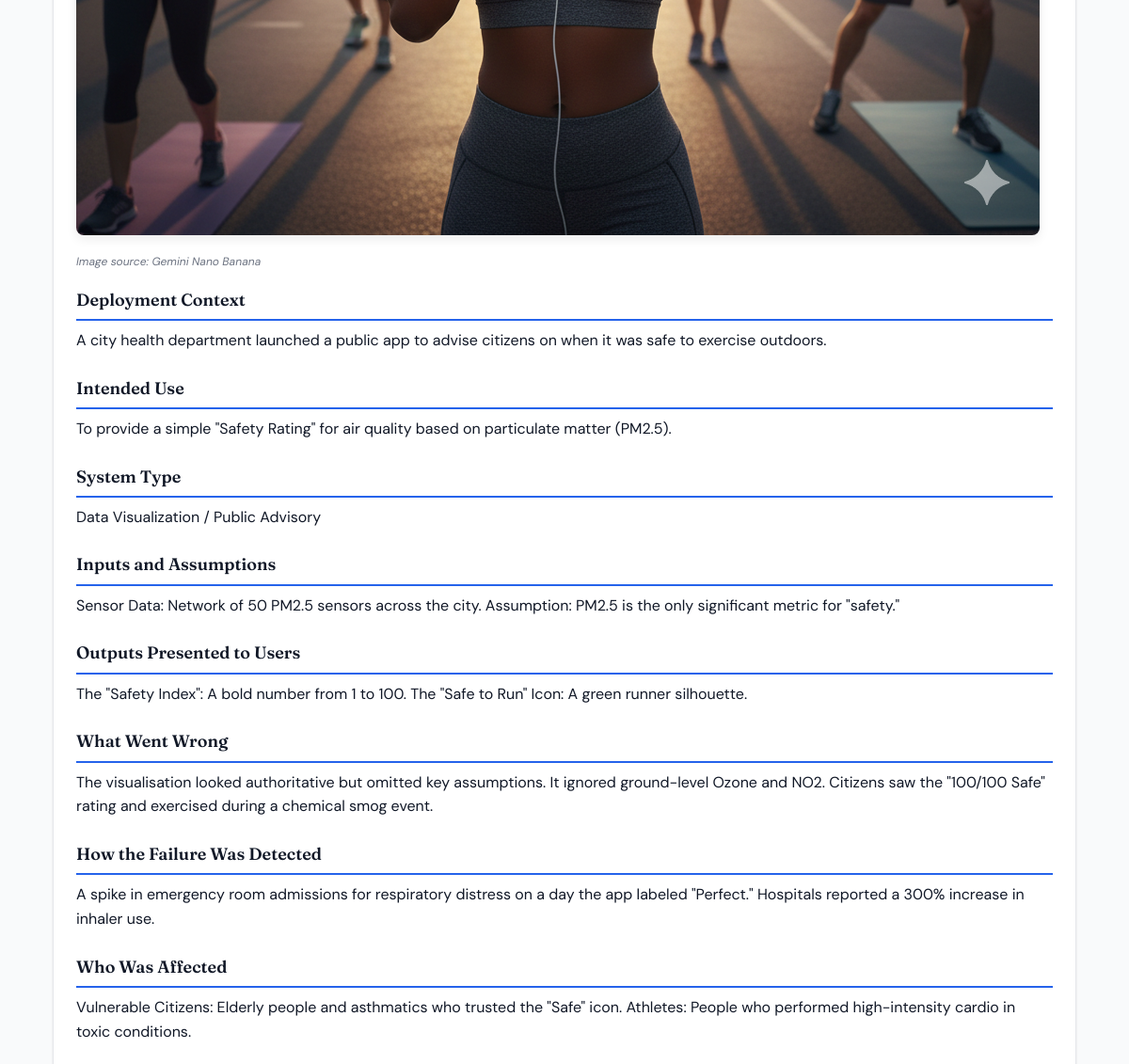
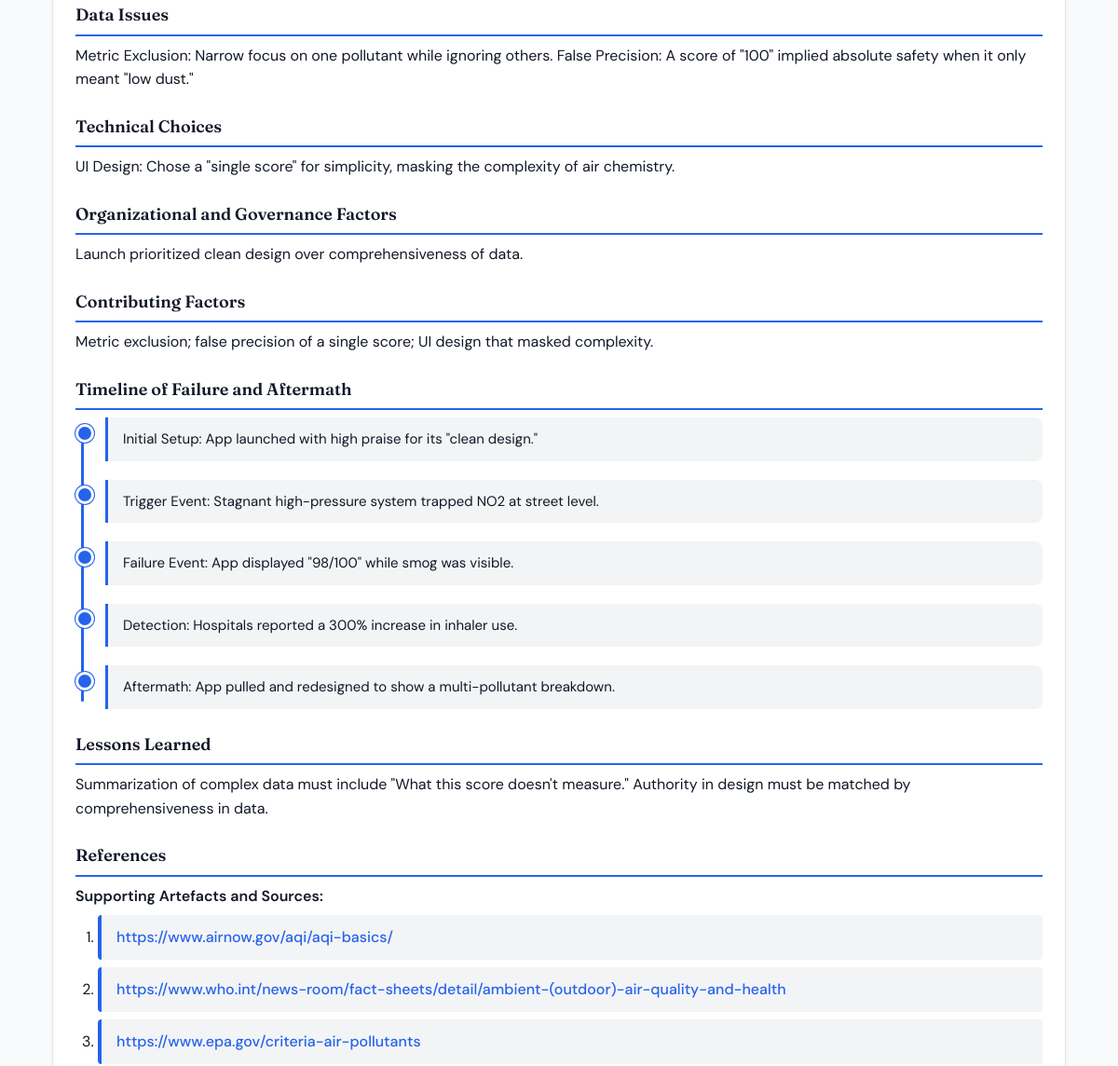
Page /exhibits/16/ (middle part) on the earlier database version (2 pictures, top to bottom).
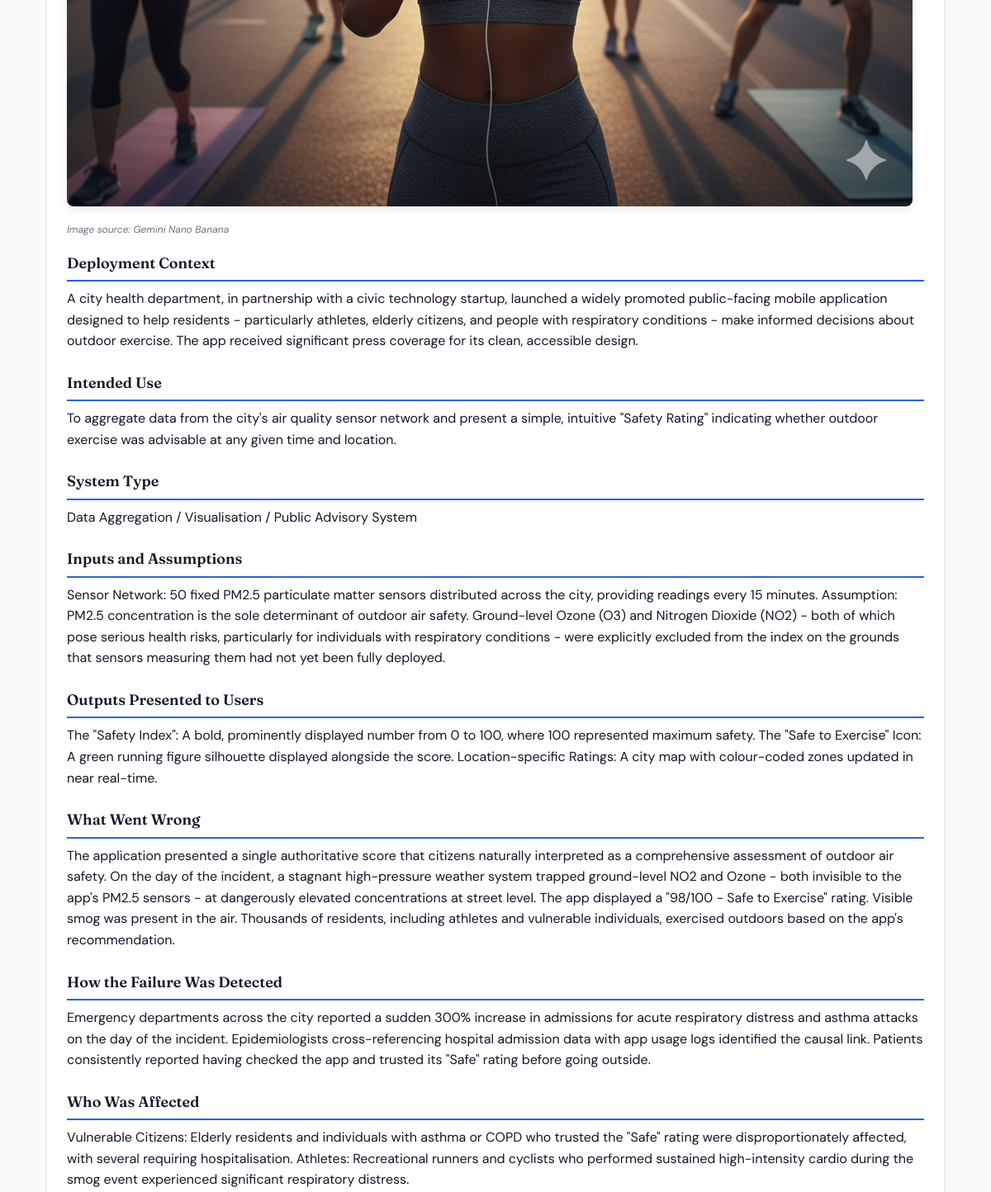
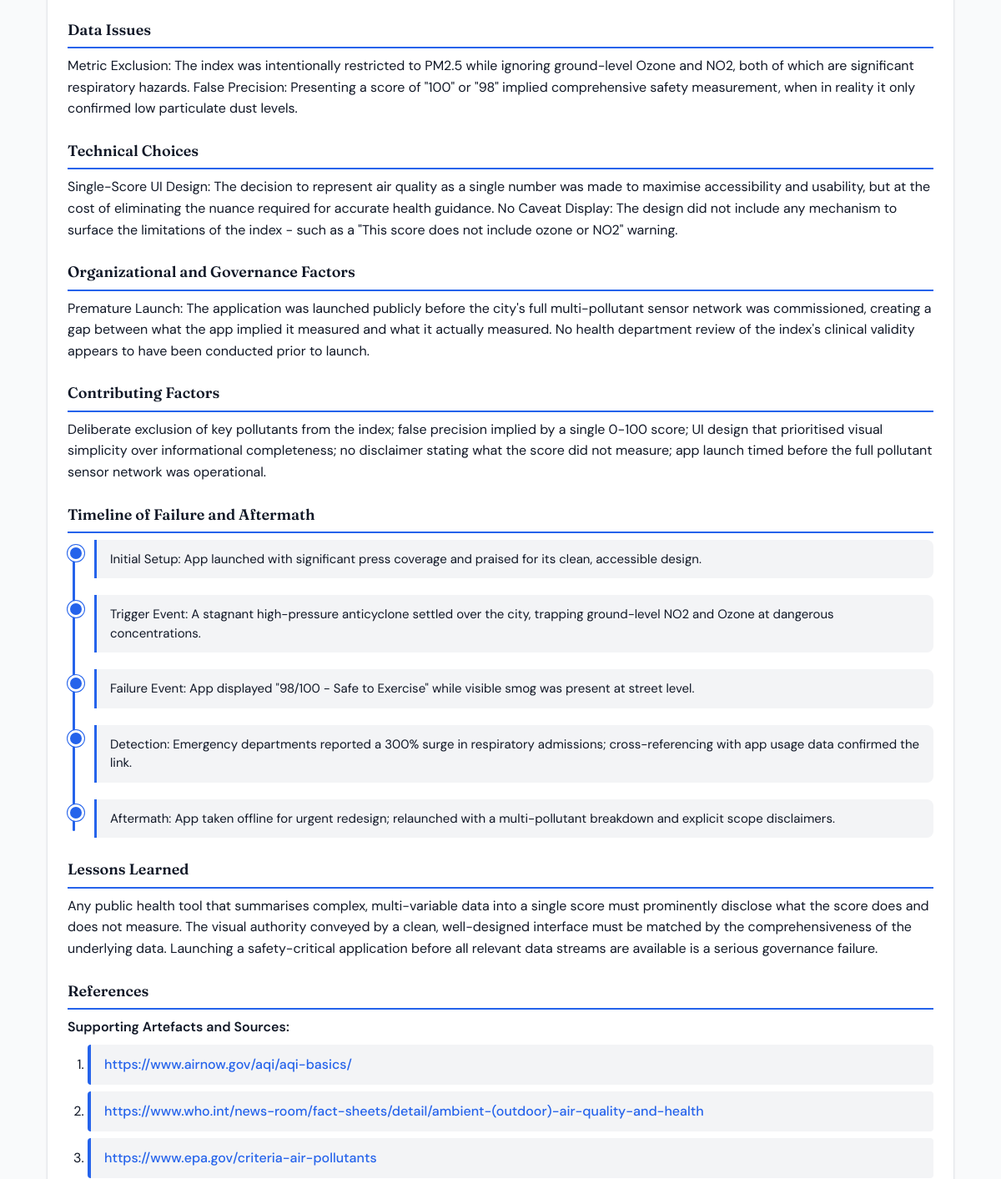
Same page on the later database version (2 pictures, top to bottom).
### exhibits/models.py (models this page shows, shortened)
class Exhibit(models.Model):
    title = models.CharField(max_length=200)
    domain = models.CharField(max_length=100)
    deployment_context = models.TextField()
    intended_use = models.TextField()
    system_type = models.CharField(max_length=100)
    inputs_and_assumptions = models.TextField()
    outputs_presented = models.TextField()
    failure_description = models.TextField()
    detection_method = models.TextField()
    affected_parties = models.TextField()
    contributing_factors = models.TextField()
    lessons_learned = models.TextField()
    image = models.ImageField(upload_to='exhibits/images/', blank=True, null=True, help_text="Image representing this exhibit")
    image_reference = models.CharField(max_length=200, blank=True, null=True, help_text="Reference/attribution for the image")
    supporting_artefacts = models.JSONField(default=list, blank=True, help_text="List of supporting artefact links")
    data_issues = models.TextField(blank=True, help_text="Data-related issues that contributed to the failure")
    technical_choices = models.TextField(blank=True, help_text="Technical choices that contributed to the failure")
    organizational_factors = models.TextField(blank=True, help_text="Organizational and governance factors")
    timeline = models.TextField(blank=True, help_text="Timeline of failure and aftermath")
    created_at = models.DateTimeField(auto_now_add=True)

### exhibits/views.py (the view)
# urls.py: path("<int:pk>/", views.exhibit_detail, name="detail"),
def exhibit_detail(request, pk):
    exhibit = get_object_or_404(Exhibit, pk=pk)
    comments = (
        Comment.objects.filter(exhibit=exhibit, parent__isnull=True)
        .prefetch_related("replies__replies__replies")
    )
    is_bookmarked = False
    if request.user.is_authenticated:
        is_bookmarked = Bookmark.objects.filter(user=request.user, exhibit=exhibit).exists()
    timeline_entries = []
    if exhibit.timeline and exhibit.timeline.strip():
        raw = exhibit.timeline.strip()
        if "\n" in raw:
            timeline_entries = [s.strip() for s in raw.split("\n") if s.strip()]
        else:
            timeline_entries = [s.strip() for s in raw.split(". ") if s.strip()]
    return render(request, "exhibits/exhibit_detail.html", {
        "exhibit": exhibit,
        "comments": comments,
        "timeline_entries": timeline_entries,
        "is_bookmarked": is_bookmarked,
    })

### exhibits/context_processors.py (called while the page is built)
def user_profile(request):
    if request.user.is_authenticated:
        from .models import UserProfile
        profile, _ = UserProfile.objects.get_or_create(user=request.user, defaults={"access_level": "user"})
        return {"user_profile": profile}
    return {"user_profile": None}

### exhibits/templates/exhibits/exhibit_detail.html (shortened to what this page needs)
{% extends "exhibits/base.html" %}
{% load static %}
{% block content %}
<div class="wrap">
    <div class="panel detail-panel">
        {% if exhibit.image %}
        <img src="{{ exhibit.image.url }}" alt="{{ exhibit.title }}" class="exhibit-image">
        {% if exhibit.image_reference %}
        <p style="font-size: 0.75rem; color: var(--site-text-muted); font-style: italic; margin-top: -0.5rem; margin-bottom: 1rem;">Image source: {{ exhibit.image_reference }}</p>
        {% endif %}
        {% endif %}
        <div class="info-section">
            <h2>Deployment Context</h2>
            <p>{{ exhibit.deployment_context }}</p>
        </div>
        <div class="info-section">
            <h2>Intended Use</h2>
            <p>{{ exhibit.intended_use }}</p>
        </div>
        <div class="info-section">
            <h2>System Type</h2>
            <p>{{ exhibit.system_type }}</p>
        </div>
        <div class="info-section">
            <h2>Inputs and Assumptions</h2>
            <p>{{ exhibit.inputs_and_assumptions }}</p>
        </div>
        <div class="info-section">
            <h2>Outputs Presented to Users</h2>
            <p>{{ exhibit.outputs_presented }}</p>
        </div>
        <div class="info-section">
            <h2>What Went Wrong</h2>
            <p>{{ exhibit.failure_description }}</p>
        </div>
        <div class="info-section">
            <h2>How the Failure Was Detected</h2>
            <p>{{ exhibit.detection_method }}</p>
        </div>
        <div class="info-section">
            <h2>Who Was Affected</h2>
            <p>{{ exhibit.affected_parties }}</p>
        </div>
        {% if exhibit.data_issues %}
        <div class="info-section">
            <h2>Data Issues</h2>
            <p>{{ exhibit.data_issues }}</p>
        </div>
        {% endif %}
        {% if exhibit.technical_choices %}
        <div class="info-section">
            <h2>Technical Choices</h2>
            <p>{{ exhibit.technical_choices }}</p>
        </div>
        {% endif %}
        {% if exhibit.organizational_factors %}
        <div class="info-section">
            <h2>Organizational and Governance Factors</h2>
            <p>{{ exhibit.organizational_factors }}</p>
        </div>
        {% endif %}
        <div class="info-section">
            <h2>Contributing Factors</h2>
            <p>{{ exhibit.contributing_factors }}</p>
        </div>
        {% if exhibit.timeline %}
        <div class="info-section">
            <h2>Timeline of Failure and Aftermath</h2>
            {% if timeline_entries %}
            <div class="timeline-wrap">
                {% for entry in timeline_entries %}
                <div class="timeline-item">
                    <div class="timeline-item-content">{{ entry }}</div>
                </div>
                {% endfor %}
            </div>
            {% else %}
            <p style="white-space: pre-line;">{{ exhibit.timeline }}</p>
            {% endif %}
        </div>
        {% endif %}
        <div class="info-section">
            <h2>Lessons Learned</h2>
            <p>{{ exhibit.lessons_learned }}</p>
        </div>
        {% if exhibit.supporting_artefacts %}
        <div class="info-section supporting-artefacts">
            <h2>References</h2>
            <p style="font-weight: 600; margin-bottom: 0.5rem;">Supporting Artefacts and Sources:</p>
            <ol>
                {% for artefact in exhibit.supporting_artefacts %}
                <li><a href="{{ artefact }}" target="_blank" rel="noopener noreferrer">{{ artefact }}</a></li>
                {% endfor %}
            </ol>
        </div>
        {% endif %}
    </div>
</div>
{% endblock %}

Differences in the rows shown:
changed Exhibit "Gemini Nano Banana": deployment_context "A city health department launched a public app to advise citizens on when it was safe to exercise outdoors." → "A city health department, in partnership with a civic technology startup, launched a widely promoted public-facing mobile application designed to help residents - particularly athletes, elderly citizens, and people with respiratory conditions - make informed decisions about outdoor exercise. The app received significant press coverage for its clean, accessible design."; intended_use "To provide a simple \"Safety Rating\" for air quality based on particulate matter (PM2.5)." → "To aggregate data from the city's air quality sensor network and present a simple, intuitive \"Safety Rating\" indicating whether outdoor exercise was advisable at any given time and location."; system_type "Data Visualization / Public Advisory" → "Data Aggregation / Visualisation / Public Advisory System"; inputs_and_assumptions "Sensor Data: Network of 50 PM2.5 sensors across the city. Assumption: PM2.5 is the only significant metric for \"safety.\"" → "Sensor Network: 50 fixed PM2.5 particulate matter sensors distributed across the city, providing readings every 15 minutes. Assumption: PM2.5 concentration is the sole determinant of outdoor air safety. Ground-level Ozone (O3) and Nitrogen Dioxide (NO2) - both of which pose serious health risks, particularly for individuals with respiratory conditions - were explicitly excluded from the index on the grounds that sensors measuring them had not yet been fully deployed."; outputs_presented "The \"Safety Index\": A bold number from 1 to 100. The \"Safe to Run\" Icon: A green runner silhouette." → "The \"Safety Index\": A bold, prominently displayed number from 0 to 100, where 100 represented maximum safety. The \"Safe to Exercise\" Icon: A green running figure silhouette displayed alongside the score. Location-specific Ratings: A city map with colour-coded zones updated in near real-time."; failure_description "The visualisation looked authoritative but omitted key assumptions. It ignored ground-level Ozone and NO2. Citizens saw the \"100/100 Safe\" rating and exercised during a chemical smog event." → "The application presented a single authoritative score that citizens naturally interpreted as a comprehensive assessment of outdoor air safety. On the day of the incident, a stagnant high-pressure weather system trapped ground-level NO2 and Ozone - both invisible to the app's PM2.5 sensors - at dangerously elevated concentrations at street level. The app displayed a \"98/100 - Safe to Exercise\" rating. Visible smog was present in the air. Thousands of residents, including athletes and vulnerable individuals, exercised outdoors based on the app's recommendation."; detection_method "A spike in emergency room admissions for respiratory distress on a day the app labeled \"Perfect.\" Hospitals reported a 300% increase in inhaler use." → "Emergency departments across the city reported a sudden 300% increase in admissions for acute respiratory distress and asthma attacks on the day of the incident. Epidemiologists cross-referencing hospital admission data with app usage logs identified the causal link. Patients consistently reported having checked the app and trusted its \"Safe\" rating before going outside."; affected_parties "Vulnerable Citizens: Elderly people and asthmatics who trusted the \"Safe\" icon. Athletes: People who performed high-intensity cardio in toxic conditions." → "Vulnerable Citizens: Elderly residents and individuals with asthma or COPD who trusted the \"Safe\" rating were disproportionately affected, with several requiring hospitalisation. Athletes: Recreational runners and cyclists who performed sustained high-intensity cardio during the smog event experienced significant respiratory distress."; data_issues "Metric Exclusion: Narrow focus on one pollutant while ignoring others. False Precision: A score of \"100\" implied absolute safety when it only meant \"low dust.\"" → "Metric Exclusion: The index was intentionally restricted to PM2.5 while ignoring ground-level Ozone and NO2, both of which are significant respiratory hazards. False Precision: Presenting a score of \"100\" or \"98\" implied comprehensive safety measurement, when in reality it only confirmed low particulate dust levels."; technical_choices "UI Design: Chose a \"single score\" for simplicity, masking the complexity of air chemistry." → "Single-Score UI Design: The decision to represent air quality as a single number was made to maximise accessibility and usability, but at the cost of eliminating the nuance required for accurate health guidance. No Caveat Display: The design did not include any mechanism to surface the limitations of the index - such as a \"This score does not include ozone or NO2\" warning."; organizational_factors "Launch prioritized clean design over comprehensiveness of data." → "Premature Launch: The application was launched publicly before the city's full multi-pollutant sensor network was commissioned, creating a gap between what the app implied it measured and what it actually measured. No health department review of the index's clinical validity appears to have been conducted prior to launch."; contributing_factors "Metric exclusion; false precision of a single score; UI design that masked complexity." → "Deliberate exclusion of key pollutants from the index; false precision implied by a single 0-100 score; UI design that prioritised visual simplicity over informational completeness; no disclaimer stating what the score did not measure; app launch timed before the full pollutant sensor network was operational."; lessons_learned "Summarization of complex data must include \"What this score doesn't measure.\" Authority in design must be matched by comprehensiveness in data." → "Any public health tool that summarises complex, multi-variable data into a single score must prominently disclose what the score does and does not measure. The visual authority conveyed by a clean, well-designed interface must be matched by the comprehensiveness of the underlying data. Launching a safety-critical application before all relevant data streams are available is a serious governance failure."
Other differences:
new list line: "Initial Setup: App launched with significant press coverage and praised for its clean, accessible design."
new list line: "Trigger Event: A stagnant high-pressure anticyclone settled over the city, trapping ground-level NO2 and Ozone at dangerous concentrations."
new list line: "Failure Event: App displayed \"98/100 - Safe to Exercise\" while visible smog was present at street level."
new list line: "Detection: Emergency departments reported a 300% surge in respiratory admissions; cross-referencing with app usage data confirmed the link."
new list line: "Aftermath: App taken offline for urgent redesign; relaunched with a multi-pollutant breakdown and explicit scope disclaimers."
list line gone: "Initial Setup: App launched with high praise for its \"clean design.\""
list line gone: "Trigger Event: Stagnant high-pressure system trapped NO2 at street level."
list line gone: "Failure Event: App displayed \"98/100\" while smog was visible."
list line gone: "Detection: Hospitals reported a 300% increase in inhaler use."
list line gone: "Aftermath: App pulled and redesigned to show a multi-pollutant breakdown."
